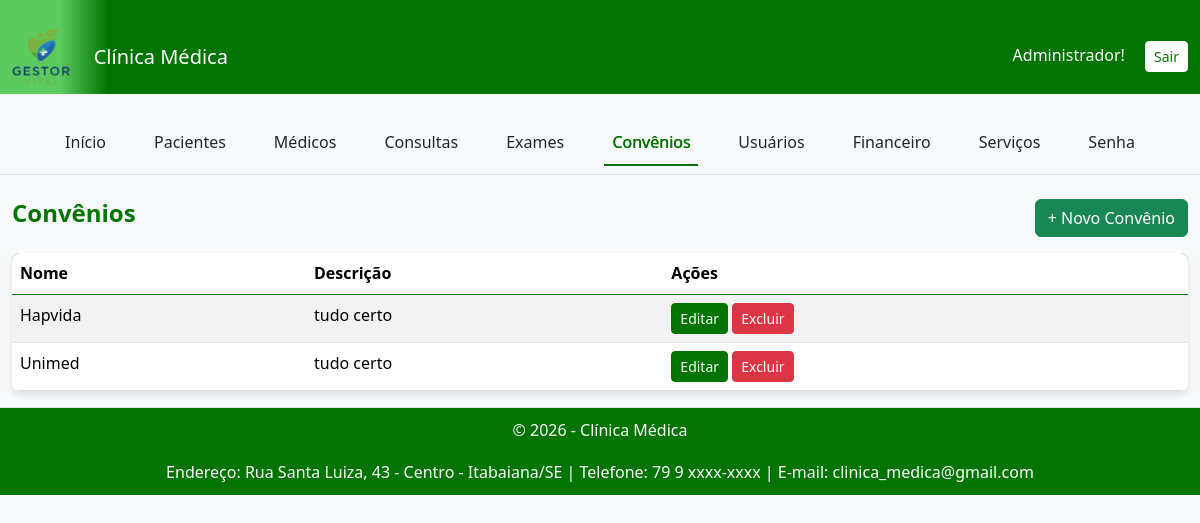
The app's page /clinica_medica/private/convenios/listar.php (signed in) with its own data.
### tables this page shows
CREATE TABLE `identidade_clinica` (
  `id` int(11) NOT NULL,
  `nome_clinica` varchar(255) NOT NULL,
  `url_logo` varchar(255) DEFAULT NULL,
  `endereco` varchar(255) DEFAULT NULL,
  `telefone` varchar(20) DEFAULT NULL,
  `email` varchar(100) DEFAULT NULL,
  `ultimo_update` timestamp NOT NULL DEFAULT CURRENT_TIMESTAMP ON UPDATE CURRENT_TIMESTAMP,
  `cor_primaria` varchar(7) DEFAULT '#007bff'
);

CREATE TABLE `convenios` (
  `id` int(11) NOT NULL,
  `nome` varchar(100) NOT NULL,
  `cobertura` text,
  `criado_em` timestamp NOT NULL DEFAULT CURRENT_TIMESTAMP,
  `descricao` text
);

### config/helpers.php (called while the page is built, shortened)
<?php
function get_contrast_color($hexcolor) {
    $hexcolor = ltrim($hexcolor, '#');
    $r = hexdec(substr($hexcolor, 0, 2));
    $g = hexdec(substr($hexcolor, 2, 2));
    $b = hexdec(substr($hexcolor, 4, 2));
    $luminance = (0.299 * $r + 0.587 * $g + 0.114 * $b) / 255;
    return $luminance > 0.5 ? '#000000' : '#FFFFFF';
}
?>

### clinica_medica/private/convenios/listar.php (the view, shortened to what this page needs)
<?php
require_once __DIR__ . '/../../config/config.php';
require_once __DIR__ . '/../includes/cabecalho.php';
require_once __DIR__ . '/../includes/menu.php';
$sql = "SELECT id, nome, descricao FROM convenios ORDER BY nome ASC";
$resultado = $conn->query($sql);
?>
<div class="container mt-4">
    <div class="d-flex justify-content-between align-items-center mb-3">
        <h4>Convênios</h4>
        <a href="cadastrar.php" class="btn btn-success">+ Novo Convênio</a>
    </div>
    <table class="table table-striped">
        <thead>
            <tr>
                <th>Nome</th>
                <th>Descrição</th>
                <th>Ações</th>
            </tr>
        </thead>
        <tbody>
            <?php while($row = $resultado->fetch_assoc()): ?>
                <tr>
                    <td><?= htmlspecialchars($row['nome']) ?></td>
                    <td><?= nl2br(htmlspecialchars($row['descricao'])) ?></td>
                    <td>
                        <a href="editar.php?id=<?= $row['id'] ?>" class="btn btn-primary btn-sm">Editar</a>
                        <a href="excluir.php?id=<?= $row['id'] ?>" class="btn btn-danger btn-sm" onclick="return confirm('Excluir este convênio?')">Excluir</a>
                    </td>
                </tr>
            <?php endwhile; ?>
        </tbody>
    </table>
</div>
<?php require_once __DIR__ . '/../includes/rodape.php'; ?>

### clinica_medica/private/includes/cabecalho.php (shortened to what this page needs)
<?php
require_once __DIR__ . '/../../config/config.php';
require_once __DIR__ . '/../../../config/helpers.php';
$caminho_base_do_projeto = '/';
$nome_clinica = "Clínica Médica";
$url_logo = "logo_padrao.png";
$cor_primaria = "#007bff";
try {
    $sql = "SELECT nome_clinica, url_logo, cor_primaria FROM identidade_clinica ORDER BY id DESC LIMIT 1";
    $result = $conn->query($sql);
    if ($result && $result->num_rows > 0) {
        $identidade = $result->fetch_assoc();
        $nome_clinica = htmlspecialchars($identidade['nome_clinica']);
        if (!empty($identidade['url_logo'])) {
            $url_logo = htmlspecialchars($identidade['url_logo']);
        }
        if (!empty($identidade['cor_primaria'])) {
            $cor_primaria = htmlspecialchars($identidade['cor_primaria']);
        }
    }
} catch (Exception $e) {
    error_log("Erro ao buscar identidade da clínica: " . $e->getMessage());
}
$nome_pasta_clinica = 'clinica_medica';
$caminho_base_clinica_publica = $caminho_base_do_projeto . $nome_pasta_clinica . '/public/';
$caminho_base_clinica_uploads = $caminho_base_do_projeto . $nome_pasta_clinica . '/';
$cor_contraste = get_contrast_color($cor_primaria);
?>
<!DOCTYPE html>
<html lang="pt-br">
<head>
    <link href="https://cdn.jsdelivr.net/npm/bootstrap@5.3.2/dist/css/bootstrap.min.css" rel="stylesheet">
    <link rel="stylesheet" href="https://cdnjs.cloudflare.com/ajax/libs/font-awesome/6.5.2/css/all.min.css">
    <link rel="stylesheet" href="<?= $caminho_base_clinica_publica . 'assets/css/style.css' ?>">
</head>
<body>
<nav class="navbar navbar-expand-lg navbar-dark navbar-custom">
    <div class="container-fluid">
        <a class="navbar-brand" href="../dashboard.php">
            <img src="<?= $caminho_base_clinica_uploads . $url_logo ?>" alt="Logo da <?= $nome_clinica ?>" class="logo-img">
            <span class="ms-2"><?= $nome_clinica ?></span>
        </a>
        <div>
            <span class="me-3" style="color: <?= $cor_contraste ?>;"><?= htmlspecialchars($_SESSION['usuario_nome']); ?>!</span>
            <a href="<?= $caminho_base_do_projeto ?>logout.php" class="btn btn-sm btn-custom-logout">Sair</a>
        </div>
    </div>
</nav>
<div class="container-fluid">
    <div class="row">

### clinica_medica/private/includes/rodape.php (shortened to what this page needs)
<?php
$dados_rodape = [
    'nome_clinica' => 'Clínica Médica',
    'endereco' => '',
    'telefone' => '',
    'email' => '',
    'cor_primaria' => '#f8f9fa'
];
try {
    if (isset($conn) && $conn->ping()) {
        $sql = "SELECT nome_clinica, endereco, telefone, email, cor_primaria FROM identidade_clinica ORDER BY id DESC LIMIT 1";
        $result = $conn->query($sql);
        if ($result && $result->num_rows > 0) {
            $dados_rodape = $result->fetch_assoc();
        }
    }
} catch (Exception $e) {
    error_log("Erro ao buscar dados do rodapé: " . $e->getMessage());
}
?>
    <footer style="text-align: center; padding: 10px; background-color: <?= htmlspecialchars($dados_rodape['cor_primaria']) ?>; color: white; border-top: 1px solid #dee2e6;">
        <p>&copy; <?= date('Y') ?> - <?= htmlspecialchars($dados_rodape['nome_clinica']) ?></p>
        <p style="margin-bottom: 0;">
            Endereço: <?= htmlspecialchars($dados_rodape['endereco']) ?> |
            Telefone: <?= htmlspecialchars($dados_rodape['telefone']) ?> |
            E-mail: <?= htmlspecialchars($dados_rodape['email']) ?>
        </p>
    </footer>
</body>
</html>

### clinica_medica/public/assets/css/style.css (style rules this page uses)
:root { --primary-color: #007bff; --secondary-color: #6c757d; --background-color: #f8f9fa; --text-color: #343a40; --shadow-light: 0 4px 6px rgba(0, 0, 0, 0.1); --border-radius: 8px; }
body { overflow-y: scroll; background-color: var(--background-color); color: var(--text-color); font-family: 'Segoe UI', 'Roboto', 'Helvetica Neue', Arial, sans-serif; line-height: 1.6; }
h1, h2, h3, h4, h5, h6 { color: var(--primary-color); font-weight: 600; }
.container-fluid { padding-top: 20px; }
.btn-primary { background-color: var(--primary-color); border-color: var(--primary-color); transition: background-color 0.3s ease; }
.table { box-shadow: var(--shadow-light); border-radius: var(--border-radius); overflow: hidden; }
.navbar-custom { min-height: 60px; }
.navbar-brand { height: 100%; padding-top: 0; padding-bottom: 0; display: flex; align-items: center; }
.logo-img { height: 98%; max-height: 50px; width: auto; object-fit: contain; }
.table thead { background-color: var(--primary-color); color: #fff; border-color: var(--primary-color); }

### records on screen
identidade_clinica: url_logo (picture), nome_clinica "Clínica Médica", endereco "Rua Santa Luiza, 43 - Centro - Itabaiana/SE", telefone "79 9 xxxx-xxxx", email "clinica_medica@gmail.com"
convenios: nome "Hapvida", descricao "tudo certo"
convenios: nome "Unimed", descricao "tudo certo"

### other values on screen
$_SESSION['usuario_nome'] "Administrador"
$nome "Início"
$nome "Pacientes"
$nome "Médicos"
$nome "Consultas"
$nome "Exames"
$nome "Convênios"
$nome "Usuários"
$nome "Financeiro"
$nome "Serviços"
$nome "Senha"
